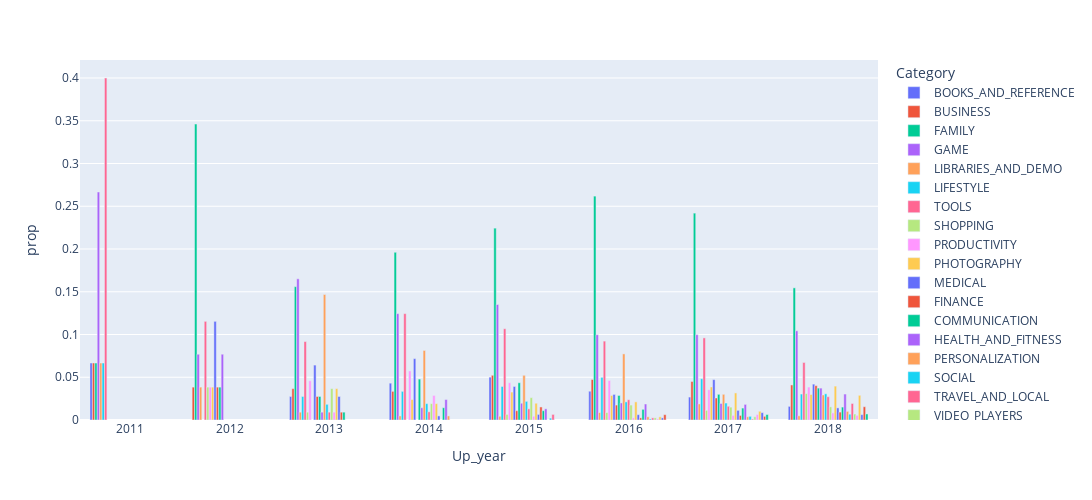

Notebook cell for this chart:
### Code cell
fig = px.bar(app_cat_yearly, x="Up_year", y="prop",color='Category', barmode='group')
fig.update_yaxes(matches=None)
fig.update_layout(
 width=1150,
    height=500
)

fig.show()

### Figure 1 — Plotly figure (JSON) as saved in the notebook; plotly's stock layout.template omitted (floating-point values rounded to 4 significant figures)
{"data": [{"alignmentgroup": "True", "hovertemplate": "Category=BOOKS_AND_REFERENCE<br>Up_year=%{x}<br>prop=%{y}<extra></extra>", "legendgroup": "BOOKS_AND_REFERENCE", "marker": {"color": "#636efa", "pattern": {"shape": ""}}, "name": "BOOKS_AND_REFERENCE", "offsetgroup": "BOOKS_AND_REFERENCE", "orientation": "v", "showlegend": true, "textposition": "auto", "type": "bar", "x": [2011, 2013, 2014, 2015, 2016, 2017, 2018], "xaxis": "x", "y": [0.06667, 0.02752, 0.04306, 0.05011, 0.03367, 0.02682, 0.01593], "yaxis": "y"}, {"alignmentgroup": "True", "hovertemplate": "Category=BUSINESS<br>Up_year=%{x}<br>prop=%{y}<extra></extra>", "legendgroup": "BUSINESS", "marker": {"color": "#EF553B", "pattern": {"shape": ""}}, "name": "BUSINESS", "offsetgroup": "BUSINESS", "orientation": "v", "showlegend": true, "textposition": "auto", "type": "bar", "x": [2011, 2012, 2013, 2014, 2015, 2016, 2017, 2018], "xaxis": "x", "y": [0.06667, 0.03846, 0.0367, 0.03349, 0.05229, 0.04738, 0.04506, 0.04099], "yaxis": "y"}, {"alignmentgroup": "True", "hovertemplate": "Category=FAMILY<br>Up_year=%{x}<br>prop=%{y}<extra></extra>", "legendgroup": "FAMILY", "marker": {"color": "#00cc96", "pattern": {"shape": ""}}, "name": "FAMILY", "offsetgroup": "FAMILY", "orientation": "v", "showlegend": true, "textposition": "auto", "type": "bar", "x": [2011, 2012, 2013, 2014, 2015, 2016, 2017, 2018], "xaxis": "x", "y": [0.06667, 0.3462, 0.156, 0.1962, 0.2244, 0.2618, 0.242, 0.1545], "yaxis": "y"}, {"alignmentgroup": "True", "hovertemplate": "Category=GAME<br>Up_year=%{x}<br>prop=%{y}<extra></extra>", "legendgroup": "GAME", "marker": {"color": "#ab63fa", "pattern": {"shape": ""}}, "name": "GAME", "offsetgroup": "GAME", "orientation": "v", "showlegend": true, "textposition": "auto", "type": "bar", "x": [2011, 2012, 2013, 2014, 2015, 2016, 2017, 2018], "xaxis": "x", "y": [0.2667, 0.07692, 0.1651, 0.1244, 0.1351, 0.09975, 0.09979, 0.1043], "yaxis": "y"}, {"alignmentgroup": "True", "hovertemplate": "Category=LIBRARIES_AND_DEMO<br>Up_year=%{x}<br>prop=%{y}<extra></extra>", "legendgroup": "LIBRARIES_AND_DEMO", "marker": {"color": "#FFA15A", "pattern": {"shape": ""}}, "name": "LIBRARIES_AND_DEMO", "offsetgroup": "LIBRARIES_AND_DEMO", "orientation": "v", "showlegend": true, "textposition": "auto", "type": "bar", "x": [2011, 2012, 2013, 2014, 2015, 2016, 2017, 2018], "xaxis": "x", "y": [0.06667, 0.03846, 0.009174, 0.004785, 0.004357, 0.008728, 0.01878, 0.004902], "yaxis": "y"}, {"alignmentgroup": "True", "hovertemplate": "Category=LIFESTYLE<br>Up_year=%{x}<br>prop=%{y}<extra></extra>", "legendgroup": "LIFESTYLE", "marker": {"color": "#19d3f3", "pattern": {"shape": ""}}, "name": "LIFESTYLE", "offsetgroup": "LIFESTYLE", "orientation": "v", "showlegend": true, "textposition": "auto", "type": "bar", "x": [2011, 2013, 2014, 2015, 2016, 2017, 2018], "xaxis": "x", "y": [0.06667, 0.02752, 0.03349, 0.03922, 0.04988, 0.04828, 0.03036], "yaxis": "y"}, {"alignmentgroup": "True", "hovertemplate": "Category=TOOLS<br>Up_year=%{x}<br>prop=%{y}<extra></extra>", "legendgroup": "TOOLS", "marker": {"color": "#FF6692", "pattern": {"shape": ""}}, "name": "TOOLS", "offsetgroup": "TOOLS", "orientation": "v", "showlegend": true, "textposition": "auto", "type": "bar", "x": [2011, 2012, 2013, 2014, 2015, 2016, 2017, 2018], "xaxis": "x", "y": [0.4, 0.1154, 0.09174, 0.1244, 0.1068, 0.09227, 0.09603, 0.06727], "yaxis": "y"}, {"alignmentgroup": "True", "hovertemplate": "Category=SHOPPING<br>Up_year=%{x}<br>prop=%{y}<extra></extra>", "legendgroup": "SHOPPING", "marker": {"color": "#B6E880", "pattern": {"shape": ""}}, "name": "SHOPPING", "offsetgroup": "SHOPPING", "orientation": "v", "showlegend": true, "textposition": "auto", "type": "bar", "x": [2012, 2013, 2015, 2016, 2017, 2018], "xaxis": "x", "y": [0.03846, 0.009174, 0.006536, 0.008728, 0.01127, 0.03091], "yaxis": "y"}, {"alignmentgroup": "True", "hovertemplate": "Category=PRODUCTIVITY<br>Up_year=%{x}<br>prop=%{y}<extra></extra>", "legendgroup": "PRODUCTIVITY", "marker": {"color": "#FF97FF", "pattern": {"shape": ""}}, "name": "PRODUCTIVITY", "offsetgroup": "PRODUCTIVITY", "orientation": "v", "showlegend": true, "textposition": "auto", "type": "bar", "x": [2012, 2013, 2014, 2015, 2016, 2017, 2018], "xaxis": "x", "y": [0.03846, 0.04587, 0.05742, 0.04357, 0.04613, 0.03541, 0.03853], "yaxis": "y"}, {"alignmentgroup": "True", "hovertemplate": "Category=PHOTOGRAPHY<br>Up_year=%{x}<br>prop=%{y}<extra></extra>", "legendgroup": "PHOTOGRAPHY", "marker": {"color": "#FECB52", "pattern": {"shape": ""}}, "name": "PHOTOGRAPHY", "offsetgroup": "PHOTOGRAPHY", "orientation": "v", "showlegend": true, "textposition": "auto", "type": "bar", "x": [2012, 2014, 2015, 2016, 2017, 2018], "xaxis": "x", "y": [0.03846, 0.02392, 0.03268, 0.02868, 0.03863, 0.02982], "yaxis": "y"}, {"alignmentgroup": "True", "hovertemplate": "Category=MEDICAL<br>Up_year=%{x}<br>prop=%{y}<extra></extra>", "legendgroup": "MEDICAL", "marker": {"color": "#636efa", "pattern": {"shape": ""}}, "name": "MEDICAL", "offsetgroup": "MEDICAL", "orientation": "v", "showlegend": true, "textposition": "auto", "type": "bar", "x": [2012, 2013, 2014, 2015, 2016, 2017, 2018], "xaxis": "x", "y": [0.1154, 0.06422, 0.07177, 0.03922, 0.02993, 0.04721, 0.04194], "yaxis": "y"}, {"alignmentgroup": "True", "hovertemplate": "Category=FINANCE<br>Up_year=%{x}<br>prop=%{y}<extra></extra>", "legendgroup": "FINANCE", "marker": {"color": "#EF553B", "pattern": {"shape": ""}}, "name": "FINANCE", "offsetgroup": "FINANCE", "orientation": "v", "showlegend": true, "textposition": "auto", "type": "bar", "x": [2012, 2013, 2015, 2016, 2017, 2018], "xaxis": "x", "y": [0.03846, 0.02752, 0.01089, 0.01746, 0.02575, 0.04017], "yaxis": "y"}, {"alignmentgroup": "True", "hovertemplate": "Category=COMMUNICATION<br>Up_year=%{x}<br>prop=%{y}<extra></extra>", "legendgroup": "COMMUNICATION", "marker": {"color": "#00cc96", "pattern": {"shape": ""}}, "name": "COMMUNICATION", "offsetgroup": "COMMUNICATION", "orientation": "v", "showlegend": true, "textposition": "auto", "type": "bar", "x": [2012, 2013, 2014, 2015, 2016, 2017, 2018], "xaxis": "x", "y": [0.03846, 0.02752, 0.04785, 0.04357, 0.02868, 0.03004, 0.03731], "yaxis": "y"}, {"alignmentgroup": "True", "hovertemplate": "Category=HEALTH_AND_FITNESS<br>Up_year=%{x}<br>prop=%{y}<extra></extra>", "legendgroup": "HEALTH_AND_FITNESS", "marker": {"color": "#ab63fa", "pattern": {"shape": ""}}, "name": "HEALTH_AND_FITNESS", "offsetgroup": "HEALTH_AND_FITNESS", "orientation": "v", "showlegend": true, "textposition": "auto", "type": "bar", "x": [2012, 2013, 2014, 2015, 2016, 2017, 2018], "xaxis": "x", "y": [0.07692, 0.009174, 0.01435, 0.01961, 0.01995, 0.01931, 0.03731], "yaxis": "y"}, {"alignmentgroup": "True", "hovertemplate": "Category=PERSONALIZATION<br>Up_year=%{x}<br>prop=%{y}<extra></extra>", "legendgroup": "PERSONALIZATION", "marker": {"color": "#FFA15A", "pattern": {"shape": ""}}, "name": "PERSONALIZATION", "offsetgroup": "PERSONALIZATION", "orientation": "v", "showlegend": true, "textposition": "auto", "type": "bar", "x": [2013, 2014, 2015, 2016, 2017, 2018], "xaxis": "x", "y": [0.1468, 0.08134, 0.05229, 0.07731, 0.03004, 0.02928], "yaxis": "y"}, {"alignmentgroup": "True", "hovertemplate": "Category=SOCIAL<br>Up_year=%{x}<br>prop=%{y}<extra></extra>", "legendgroup": "SOCIAL", "marker": {"color": "#19d3f3", "pattern": {"shape": ""}}, "name": "SOCIAL", "offsetgroup": "SOCIAL", "orientation": "v", "showlegend": true, "textposition": "auto", "type": "bar", "x": [2013, 2014, 2015, 2016, 2017, 2018], "xaxis": "x", "y": [0.01835, 0.01914, 0.02179, 0.0212, 0.01985, 0.03064], "yaxis": "y"}, {"alignmentgroup": "True", "hovertemplate": "Category=TRAVEL_AND_LOCAL<br>Up_year=%{x}<br>prop=%{y}<extra></extra>", "legendgroup": "TRAVEL_AND_LOCAL", "marker": {"color": "#FF6692", "pattern": {"shape": ""}}, "name": "TRAVEL_AND_LOCAL", "offsetgroup": "TRAVEL_AND_LOCAL", "orientation": "v", "showlegend": true, "textposition": "auto", "type": "bar", "x": [2013, 2014, 2015, 2016, 2017, 2018], "xaxis": "x", "y": [0.009174, 0.009569, 0.01307, 0.02369, 0.01609, 0.02723], "yaxis": "y"}, {"alignmentgroup": "True", "hovertemplate": "Category=VIDEO_PLAYERS<br>Up_year=%{x}<br>prop=%{y}<extra></extra>", "legendgroup": "VIDEO_PLAYERS", "marker": {"color": "#B6E880", "pattern": {"shape": ""}}, "name": "VIDEO_PLAYERS", "offsetgroup": "VIDEO_PLAYERS", "orientation": "v", "showlegend": true, "textposition": "auto", "type": "bar", "x": [2013, 2014, 2015, 2016, 2017, 2018], "xaxis": "x", "y": [0.0367, 0.01914, 0.02614, 0.01746, 0.01502, 0.01539], "yaxis": "y"}, {"alignmentgroup": "True", "hovertemplate": "Category=WEATHER<br>Up_year=%{x}<br>prop=%{y}<extra></extra>", "legendgroup": "WEATHER", "marker": {"color": "#FF97FF", "pattern": {"shape": ""}}, "name": "WEATHER", "offsetgroup": "WEATHER", "orientation": "v", "showlegend": true, "textposition": "auto", "type": "bar", "x": [2013, 2014, 2015, 2016, 2017, 2018], "xaxis": "x", "y": [0.009174, 0.02871, 0.004357, 0.002494, 0.005365, 0.008306], "yaxis": "y"}, {"alignmentgroup": "True", "hovertemplate": "Category=SPORTS<br>Up_year=%{x}<br>prop=%{y}<extra></extra>", "legendgroup": "SPORTS", "marker": {"color": "#FECB52", "pattern": {"shape": ""}}, "name": "SPORTS", "offsetgroup": "SPORTS", "orientation": "v", "showlegend": true, "textposition": "auto", "type": "bar", "x": [2013, 2014, 2015, 2016, 2017, 2018], "xaxis": "x", "y": [0.0367, 0.01914, 0.01961, 0.0212, 0.03165, 0.03962], "yaxis": "y"}, {"alignmentgroup": "True", "hovertemplate": "Category=MAPS_AND_NAVIGATION<br>Up_year=%{x}<br>prop=%{y}<extra></extra>", "legendgroup": "MAPS_AND_NAVIGATION", "marker": {"color": "#636efa", "pattern": {"shape": ""}}, "name": "MAPS_AND_NAVIGATION", "offsetgroup": "MAPS_AND_NAVIGATION", "orientation": "v", "showlegend": true, "textposition": "auto", "type": "bar", "x": [2013, 2014, 2015, 2016, 2017, 2018], "xaxis": "x", "y": [0.02752, 0.004785, 0.006536, 0.006234, 0.01127, 0.01416], "yaxis": "y"}, {"alignmentgroup": "True", "hovertemplate": "Category=HOUSE_AND_HOME<br>Up_year=%{x}<br>prop=%{y}<extra></extra>", "legendgroup": "HOUSE_AND_HOME", "marker": {"color": "#EF553B", "pattern": {"shape": ""}}, "name": "HOUSE_AND_HOME", "offsetgroup": "HOUSE_AND_HOME", "orientation": "v", "showlegend": true, "textposition": "auto", "type": "bar", "x": [2013, 2015, 2016, 2017, 2018], "xaxis": "x", "y": [0.009174, 0.01525, 0.002494, 0.005365, 0.009259], "yaxis": "y"}, {"alignmentgroup": "True", "hovertemplate": "Category=EDUCATION<br>Up_year=%{x}<br>prop=%{y}<extra></extra>", "legendgroup": "EDUCATION", "marker": {"color": "#00cc96", "pattern": {"shape": ""}}, "name": "EDUCATION", "offsetgroup": "EDUCATION", "orientation": "v", "showlegend": true, "textposition": "auto", "type": "bar", "x": [2013, 2014, 2015, 2016, 2017, 2018], "xaxis": "x", "y": [0.009174, 0.01435, 0.01089, 0.01247, 0.01395, 0.01511], "yaxis": "y"}, {"alignmentgroup": "True", "hovertemplate": "Category=NEWS_AND_MAGAZINES<br>Up_year=%{x}<br>prop=%{y}<extra></extra>", "legendgroup": "NEWS_AND_MAGAZINES", "marker": {"color": "#ab63fa", "pattern": {"shape": ""}}, "name": "NEWS_AND_MAGAZINES", "offsetgroup": "NEWS_AND_MAGAZINES", "orientation": "v", "showlegend": true, "textposition": "auto", "type": "bar", "x": [2014, 2015, 2016, 2017, 2018], "xaxis": "x", "y": [0.02392, 0.01307, 0.0187, 0.01824, 0.03036], "yaxis": "y"}, {"alignmentgroup": "True", "hovertemplate": "Category=AUTO_AND_VEHICLES<br>Up_year=%{x}<br>prop=%{y}<extra></extra>", "legendgroup": "AUTO_AND_VEHICLES", "marker": {"color": "#FFA15A", "pattern": {"shape": ""}}, "name": "AUTO_AND_VEHICLES", "offsetgroup": "AUTO_AND_VEHICLES", "orientation": "v", "showlegend": true, "textposition": "auto", "type": "bar", "x": [2014, 2016, 2017, 2018], "xaxis": "x", "y": [0.004785, 0.003741, 0.003755, 0.01008], "yaxis": "y"}, {"alignmentgroup": "True", "hovertemplate": "Category=COMICS<br>Up_year=%{x}<br>prop=%{y}<extra></extra>", "legendgroup": "COMICS", "marker": {"color": "#19d3f3", "pattern": {"shape": ""}}, "name": "COMICS", "offsetgroup": "COMICS", "orientation": "v", "showlegend": true, "textposition": "auto", "type": "bar", "x": [2015, 2016, 2017, 2018], "xaxis": "x", "y": [0.002179, 0.001247, 0.004292, 0.006808], "yaxis": "y"}, {"alignmentgroup": "True", "hovertemplate": "Category=ENTERTAINMENT<br>Up_year=%{x}<br>prop=%{y}<extra></extra>", "legendgroup": "ENTERTAINMENT", "marker": {"color": "#FF6692", "pattern": {"shape": ""}}, "name": "ENTERTAINMENT", "offsetgroup": "ENTERTAINMENT", "orientation": "v", "showlegend": true, "textposition": "auto", "type": "bar", "x": [2015, 2016, 2017, 2018], "xaxis": "x", "y": [0.006536, 0.002494, 0.001073, 0.01934], "yaxis": "y"}, {"alignmentgroup": "True", "hovertemplate": "Category=PARENTING<br>Up_year=%{x}<br>prop=%{y}<extra></extra>", "legendgroup": "PARENTING", "marker": {"color": "#B6E880", "pattern": {"shape": ""}}, "name": "PARENTING", "offsetgroup": "PARENTING", "orientation": "v", "showlegend": true, "textposition": "auto", "type": "bar", "x": [2016, 2017, 2018], "xaxis": "x", "y": [0.002494, 0.003755, 0.006944], "yaxis": "y"}, {"alignmentgroup": "True", "hovertemplate": "Category=BEAUTY<br>Up_year=%{x}<br>prop=%{y}<extra></extra>", "legendgroup": "BEAUTY", "marker": {"color": "#FF97FF", "pattern": {"shape": ""}}, "name": "BEAUTY", "offsetgroup": "BEAUTY", "orientation": "v", "showlegend": true, "textposition": "auto", "type": "bar", "x": [2016, 2017, 2018], "xaxis": "x", "y": [0.001247, 0.006438, 0.005447], "yaxis": "y"}, {"alignmentgroup": "True", "hovertemplate": "Category=DATING<br>Up_year=%{x}<br>prop=%{y}<extra></extra>", "legendgroup": "DATING", "marker": {"color": "#FECB52", "pattern": {"shape": ""}}, "name": "DATING", "offsetgroup": "DATING", "orientation": "v", "showlegend": true, "textposition": "auto", "type": "bar", "x": [2016, 2017, 2018], "xaxis": "x", "y": [0.003741, 0.01019, 0.02887], "yaxis": "y"}, {"alignmentgroup": "True", "hovertemplate": "Category=EVENTS<br>Up_year=%{x}<br>prop=%{y}<extra></extra>", "legendgroup": "EVENTS", "marker": {"color": "#636efa", "pattern": {"shape": ""}}, "name": "EVENTS", "offsetgroup": "EVENTS", "orientation": "v", "showlegend": true, "textposition": "auto", "type": "bar", "x": [2016, 2017, 2018], "xaxis": "x", "y": [0.002494, 0.008584, 0.006264], "yaxis": "y"}, {"alignmentgroup": "True", "hovertemplate": "Category=FOOD_AND_DRINK<br>Up_year=%{x}<br>prop=%{y}<extra></extra>", "legendgroup": "FOOD_AND_DRINK", "marker": {"color": "#EF553B", "pattern": {"shape": ""}}, "name": "FOOD_AND_DRINK", "offsetgroup": "FOOD_AND_DRINK", "orientation": "v", "showlegend": true, "textposition": "auto", "type": "bar", "x": [2016, 2017, 2018], "xaxis": "x", "y": [0.006234, 0.004292, 0.01552], "yaxis": "y"}, {"alignmentgroup": "True", "hovertemplate": "Category=ART_AND_DESIGN<br>Up_year=%{x}<br>prop=%{y}<extra></extra>", "legendgroup": "ART_AND_DESIGN", "marker": {"color": "#00cc96", "pattern": {"shape": ""}}, "name": "ART_AND_DESIGN", "offsetgroup": "ART_AND_DESIGN", "orientation": "v", "showlegend": true, "textposition": "auto", "type": "bar", "x": [2017, 2018], "xaxis": "x", "y": [0.006438, 0.007081], "yaxis": "y"}], "layout": {"barmode": "group", "height": 500, "legend": {"title": {"text": "Category"}, "tracegroupgap": 0}, "margin": {"t": 60}, "width": 1150, "xaxis": {"anchor": "y", "domain": [0, 1], "title": {"text": "Up_year"}}, "yaxis": {"anchor": "x", "domain": [0, 1], "title": {"text": "prop"}}}}
